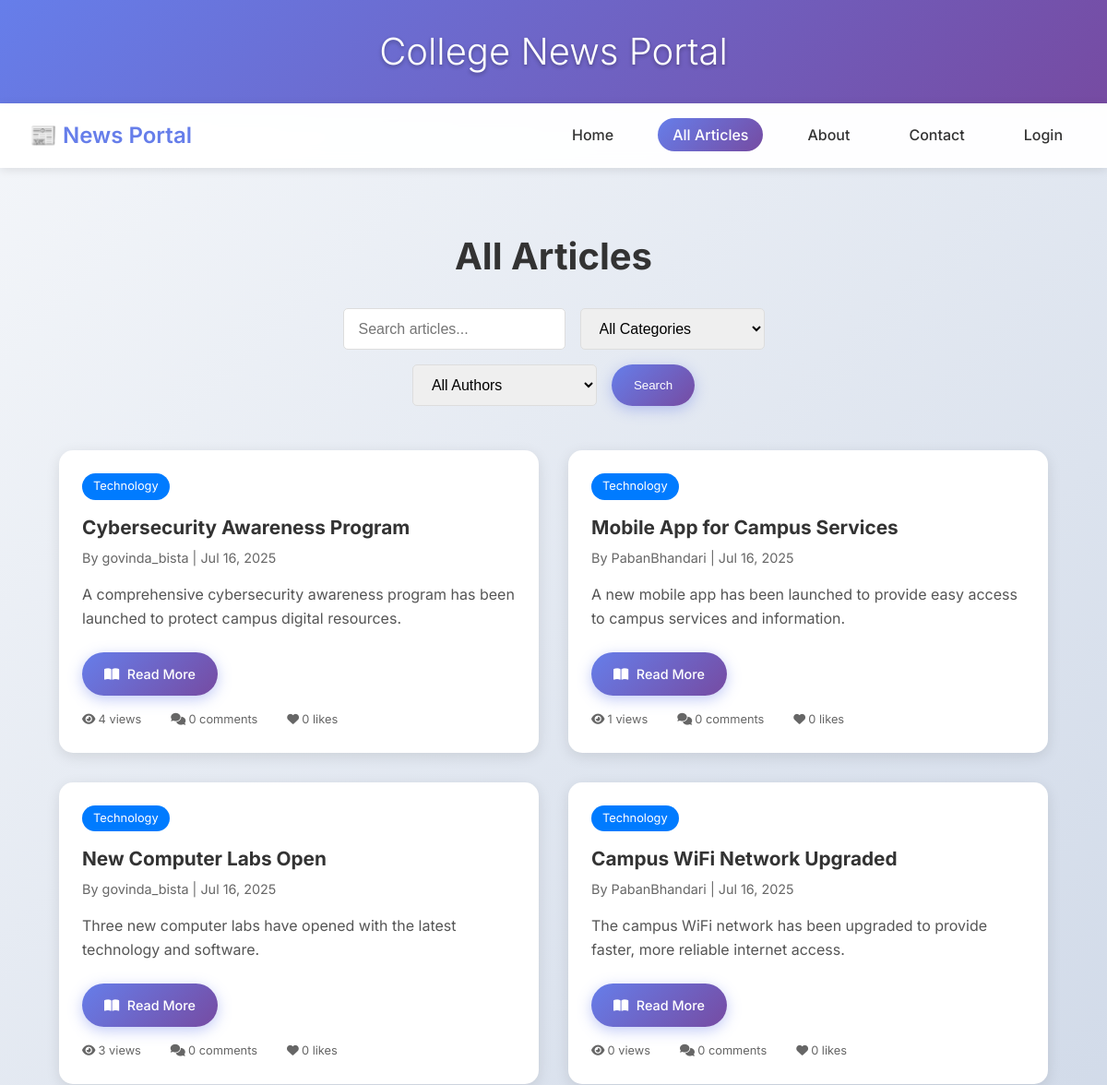
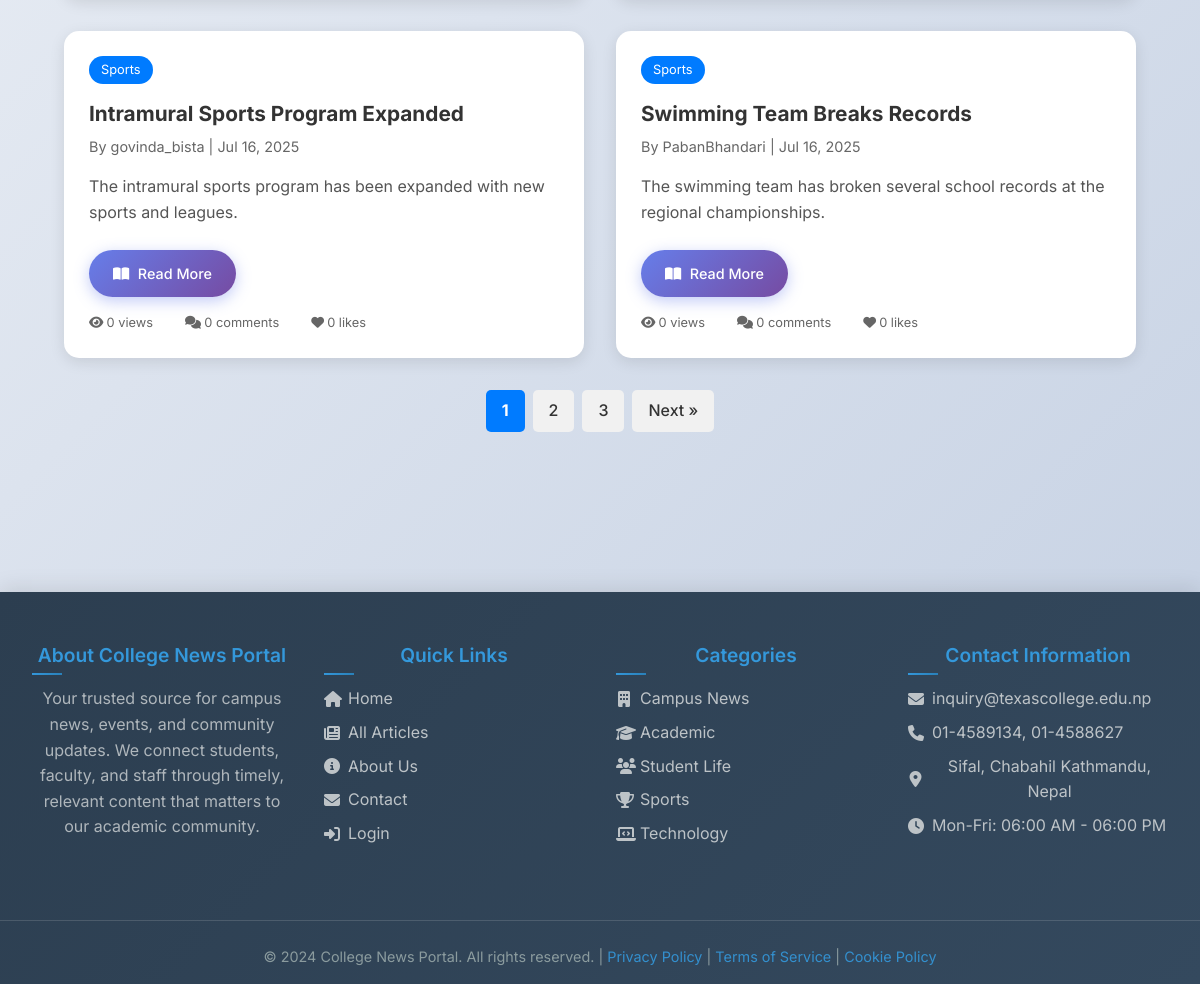
The app's page /articles/ with its own data (2 pictures, top to bottom).
### news/models.py (models this page shows, shortened)
class NewsArticle(models.Model):
    STATUS_CHOICES = [
        ('draft', 'Draft'),
        ('published', 'Published'),
        ('archived', 'Archived'),
    ]
    title = models.CharField(max_length=200)
    content = models.TextField()
    summary = models.TextField(max_length=500, blank=True)
    author = models.ForeignKey(User, on_delete=models.CASCADE, related_name='articles')
    category = models.ForeignKey(Category, on_delete=models.CASCADE, related_name='articles')
    status = models.CharField(max_length=20, choices=STATUS_CHOICES, default='draft')
    created_at = models.DateTimeField(auto_now_add=True)
    updated_at = models.DateTimeField(auto_now=True)
    published_at = models.DateTimeField(blank=True, null=True)
    views = models.PositiveIntegerField(default=0)
    class Meta:
        ordering = ['-published_at', '-created_at']
    @property
    def like_count(self):
        return self.likes.count()
    @property
    def comment_count(self):
        return self.comments.filter(is_approved=True).count()

class Category(models.Model):
    name = models.CharField(max_length=100)
    description = models.TextField(blank=True)
    created_at = models.DateTimeField(auto_now_add=True)
    class Meta:
        verbose_name_plural = "Categories"

### news/views.py (the view)
# urls.py: path('articles/', views.article_list, name='article_list'),
def article_list(request):
    articles = NewsArticle.objects.filter(status='published')
    category_id = request.GET.get('category')
    search_query = request.GET.get('search')
    author_id = request.GET.get('author')
    if category_id:
        articles = articles.filter(category_id=category_id)
    if search_query:
        articles = articles.filter(
            Q(title__icontains=search_query) |
            Q(content__icontains=search_query) |
            Q(summary__icontains=search_query)
        )
    if author_id:
        articles = articles.filter(author_id=author_id)
    categories = Category.objects.all()
    authors = User.objects.filter(articles__status='published').distinct()
    paginator = Paginator(articles, 6)  # 6 articles per page
    page = request.GET.get('page')
    try:
        page_obj = paginator.page(page)
    except PageNotAnInteger:
        page_obj = paginator.page(1)
    except EmptyPage:
        page_obj = paginator.page(paginator.num_pages)
    context = {
        'articles': page_obj.object_list,
        'page_obj': page_obj,
        'is_paginated': page_obj.has_other_pages(),
        'categories': categories,
        'selected_category': category_id,
        'search_query': search_query,
        'authors': authors,
        'selected_author': author_id,
    }
    return render(request, 'article_list.html', context)

### news/templates/article_list.html (shortened to what this page needs)
{% extends 'base_home.html' %}
{% block content %}
<div class="articles-container">
    <div class="articles-header">
        <h1>All Articles</h1>
        <div class="search-filter">
            <form method="get" class="search-form">
                <input type="text" name="search" placeholder="Search articles..." value="{{ search_query|default:'' }}">
                <select name="category">
                    <option value="">All Categories</option>
                </select>
                <select name="author">
                    <option value="">All Authors</option>
                </select>
                <button type="submit" class="btn btn-primary">Search</button>
            </form>
        </div>
    </div>
    {% if articles %}
    <div class="articles-grid">
        {% for article in articles %}
        <div class="article-card">
            <div class="article-content">
                <div class="article-category">{{ article.category.name }}</div>
                <h3><a href="{% url 'article_detail' article.id %}">{{ article.title }}</a></h3>
                <p class="article-meta">
                    By {{ article.author.username }} | {{ article.published_at|date:"M d, Y" }}
                </p>
                <div class="article-summary-container">
                    <p class="article-summary" id="summary-{{ article.id }}">
                        {{ article.summary|default:article.content|truncatewords:20 }}
                    </p>
                    <a href="{% url 'article_detail' article.id %}" class="read-more-btn">
                        <i class="fas fa-book-open"></i> Read More
                    </a>
                </div>
                <div class="article-stats">
                    <span><i class="fas fa-eye"></i> {{ article.views }} views</span>
                    <span><i class="fas fa-comments"></i> {{ article.comment_count }} comments</span>
                    <span><i class="fas fa-heart"></i> {{ article.like_count }} likes</span>
                </div>
            </div>
        </div>
        {% endfor %}
    </div>
    {% else %}
    <div class="no-articles">
        <h3>No articles found</h3>
        <p>{% if search_query %}No articles match your search "{{ search_query }}".{% else %}No articles are available at the moment.{% endif %}</p>
        <a href="{% url 'article_list' %}" class="btn btn-outline">View All Articles</a>
    </div>
    {% endif %}
    {% if is_paginated %}
    <div class="pagination">
        {% for num in page_obj.paginator.page_range %}
            {% if page_obj.number == num %}
                <span class="current-page">{{ num }}</span>
            {% elif num > page_obj.number|add:'-3' and num < page_obj.number|add:'3' %}
                <a href="?page={{ num }}" class="page-link">{{ num }}</a>
            {% endif %}
        {% endfor %}
        {% if page_obj.has_next %}
            <a href="?page={{ page_obj.next_page_number }}" class="page-link">Next &raquo;</a>
        {% endif %}
    </div>
    {% endif %}
{% endblock %}

### news/templates/base_home.html (style rules this page uses)
* { margin: 0; padding: 0; box-sizing: border-box; }
body { font-family: 'Inter', 'Segoe UI', Tahoma, Geneva, Verdana, sans-serif; line-height: 1.6; background: linear-gradient(135deg, #f5f7fa 0%, #c3cfe2 100%); min-height: 100vh; }
.btn { background: linear-gradient(135deg, #667eea 0%, #764ba2 100%); color: white; padding: 0.75rem 1.5rem; border: none; border-radius: 25px; cursor: pointer; font-weight: 500; transition: all 0.3s ease; text-decoration: none; display: inline-block; box-shadow: 0 4px 15px rgba(102, 126, 234, 0.4); }
.btn-primary { background: linear-gradient(135deg, #667eea 0%, #764ba2 100%); }
.articles-grid { display: grid; grid-template-columns: repeat(auto-fit, minmax(350px, 1fr)); gap: 2rem; margin-top: 1rem; }
.article-card { background: white; border-radius: 15px; overflow: hidden; box-shadow: 0 10px 30px rgba(0,0,0,0.1); transition: all 0.3s ease; border: 1px solid rgba(255,255,255,0.2); }
.article-content { padding: 2rem; }
.article-content h3 { margin-bottom: 1rem; font-size: 1.3rem; }
.article-content h3 a { color: #333; text-decoration: none; transition: color 0.3s ease; }
.article-meta { color: #666; font-size: 0.9rem; margin-bottom: 1rem; display: flex; gap: 1rem; flex-wrap: wrap; }
.article-summary { color: #555; margin-bottom: 1.5rem; line-height: 1.6; }
.article-stats { display: flex; gap: 1rem; font-size: 0.8rem; color: #666; }
html { scroll-behavior: smooth; }
.fas { margin-right: 0.3rem; }
.article-stats i { margin-right: 0.2rem; }
.article-stats span { display: inline-flex; align-items: center; margin-right: 1rem; }

### news/templates/article_list.html (style rules this page uses)
.articles-container { max-width: 1200px; margin: 0 auto; padding: 2rem; }
.articles-header { margin-bottom: 3rem; text-align: center; }
.articles-header h1 { font-size: 2.5rem; margin-bottom: 1.5rem; color: #333; }
.search-filter { max-width: 600px; margin: 0 auto; }
.search-form { display: flex; gap: 1rem; flex-wrap: wrap; justify-content: center; }
.search-form input, .search-form select { padding: 0.75rem 1rem; border: 1px solid #ddd; border-radius: 5px; font-size: 1rem; min-width: 200px; }
.articles-grid { display: grid; grid-template-columns: repeat(auto-fill, minmax(350px, 1fr)); gap: 2rem; }
.article-card { background: white; border-radius: 15px; overflow: hidden; box-shadow: 0 4px 15px rgba(0,0,0,0.1); transition: transform 0.3s ease, box-shadow 0.3s ease; }
.article-content { padding: 1.5rem; }
.article-category { display: inline-block; background: #007bff; color: white; padding: 0.25rem 0.75rem; border-radius: 15px; font-size: 0.8rem; margin-bottom: 1rem; }
.article-content h3 { margin-bottom: 0.5rem; font-size: 1.3rem; line-height: 1.3; }
.article-content h3 a { color: #333; text-decoration: none; transition: color 0.3s ease; }
.article-meta { color: #666; font-size: 0.9rem; margin-bottom: 1rem; }
.article-summary { color: #555; line-height: 1.6; margin-bottom: 1rem; }
.article-summary-container { margin-bottom: 1rem; }
.read-more-btn { background: linear-gradient(135deg, #667eea 0%, #764ba2 100%); border: none; color: white; cursor: pointer; font-size: 0.9rem; font-weight: 500; padding: 0.75rem 1.5rem; border-radius: 25px; text-decoration: none; transition: all 0.3s ease; margin-top: 0.5rem; display: inline-block; box-shadow: 0 4px 15px rgba(102, 126, 234, 0.4); }
.pagination { display: flex; justify-content: center; align-items: center; gap: 0.5rem; margin: 2rem 0; }
.page-link, .current-page { padding: 0.5rem 1rem; border-radius: 5px; background: #f1f1f1; color: #333; text-decoration: none; font-weight: 500; transition: background 0.2s; }
.current-page { background: #007bff; color: #fff; font-weight: bold; }

### records on screen
NewsArticle: category.name "Technology", title "Cybersecurity Awareness Program", author.username "govinda_bista", published_at "Jul 16, 2025", summary "A comprehensive cybersecurity awareness program has been launched to protect campus digital resources.", views "4", comment_count "0", like_count "0"
NewsArticle: category.name "Technology", title "Mobile App for Campus Services", author.username "PabanBhandari", published_at "Jul 16, 2025", summary "A new mobile app has been launched to provide easy access to campus services and information.", views "1", comment_count "0", like_count "0"
NewsArticle: category.name "Technology", title "New Computer Labs Open", author.username "govinda_bista", published_at "Jul 16, 2025", summary "Three new computer labs have opened with the latest technology and software.", views "3", comment_count "0", like_count "0"
NewsArticle: category.name "Technology", title "Campus WiFi Network Upgraded", author.username "PabanBhandari", published_at "Jul 16, 2025", summary "The campus WiFi network has been upgraded to provide faster, more reliable internet access.", views "0", comment_count "0", like_count "0"
NewsArticle: category.name "Sports", title "Intramural Sports Program Expanded", author.username "govinda_bista", published_at "Jul 16, 2025", summary "The intramural sports program has been expanded with new sports and leagues.", views "0", comment_count "0", like_count "0"
NewsArticle: category.name "Sports", title "Swimming Team Breaks Records", author.username "PabanBhandari", published_at "Jul 16, 2025", summary "The swimming team has broken several school records at the regional championships.", views "0", comment_count "0", like_count "0"

### other values on screen
{{ num }} "1"
{{ num }} "2" "3"
